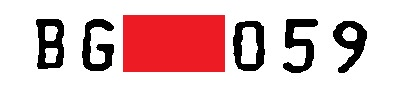
#> input picture utils/lp_437h.jpg, 400 x 90 px
$ python -i imgproc_lp.py   (imports and definitions only)
#> lines starting #> are read from the running program, lines starting #| are printed output that depends on the picture; after the words box and inside, x2 and y2 are one past the last pixel; in counts of white or black regions, pixels touching at a corner belong together
"""
Copyright (c) 2019-present NAVER Corp.
MIT License
"""

# -*- coding: utf-8 -*-
import numpy as np
from skimage import io
import cv2

def contrast_brightness_demo(img, c, b):
    h, w = img.shape
    blank = np.zeros([h, w], img.dtype)
    dst = cv2.addWeighted(img, c, blank, 1-c , b)
    # cv2.imshow("contrast_brightness_demo", dst)
    return dst
def find_light(img):
#> called with img = '../utils/lp_437h.jpg'
    if '/' in img:
        img = cv2.imread(img, cv2.IMREAD_GRAYSCALE)
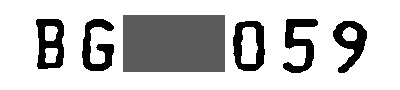
#> img: shape (90, 400); min 0, max 255, mean 197.7
    else:
        img = cv2.cvtColor(img, cv2.COLOR_BGR2GRAY)
    hist = cv2.calcHist([img], [0], None, [256], [0, 256])
#> hist = 256 values, max 23650 at index 255, min 0 at index 12, mean 140.6
    list_a = hist.tolist()
#> list_a = 256 items, first 6: [2455], [658], [446], [316], [213], [128]
    b_sum = 0
    for i, b in enumerate(list_a):
        b_sum += i*b[0]
#> this loop made 256 passes
#> (b, b_sum) on passes 1 to 3: ([2455], 0), ([658], 658), ([446], 1550)
#> after the loop, b_sum = 7117965
    # print(b_sum/sum(hist))
    if b_sum/sum(hist) < 130 or b_sum/sum(hist) > 150:
        result = contrast_brightness_demo(img, float(140/(b_sum/sum(hist))), -10)
#> in contrast_brightness_demo, `dst = cv2.addWeighted(img, c, blank, 1-c , b)`:
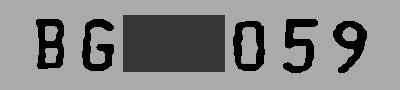
#> dst: shape (90, 400); min 0, max 171, mean 131.3
        return result
    else:
        return img

def transform(img):
    r = 2
    width = 140*r
    height = 50*r
    dim = (width, height)
    img = cv2.resize(img, dim)
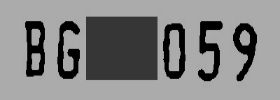
#> img: shape (100, 280); min 0, max 171, mean 131.2
    # print(img.shape)
    # img = io.imread(img_file, 0)           # RGB order
    _, thresh = cv2.threshold(img, 110, 255, cv2.THRESH_BINARY_INV)
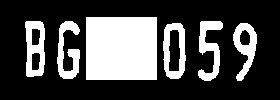
#> thresh: shape (100, 280); 28.8% white; 6 white regions
    contours1 = cv2.findContours(thresh, cv2.RETR_LIST, cv2.CHAIN_APPROX_SIMPLE)
#> contours1 = 10 contours; largest, box (x1, y1, x2, y2) and area: (86, 17, 157, 80) 4340, (163, 23, 186, 79) 1048, (25, 21, 45, 77) 929, (233, 23, 257, 81) 736, (198, 21, 223, 81) 626
    contours = contours1[0]   # 取得輪廓
#> contours has the same summary as contours1
    letter_image_regions = [] # 文字圖形串列
    for contour in contours:  # 依序處理輪廓
        (x, y, w, h) = cv2.boundingRect(contour)  # 單一輪廓資料
        letter_image_regions.append((x, y, w, h)) # 輪廓資料加入串列
#> this loop made 10 passes
#> (x, y, w, h) on passes 1 to 9: (31, 52, 10, 19), (239, 29, 12, 17), (168, 29, 13, 43), (31, 28, 10, 18), (233, 23, 24, 58), (163, 23, 23, 56), (198, 21, 25, 60), (57, 21, 23, 58), (25, 21, 20, 56)
#> (contour, x, y, w, h) on pass 10: ([[86, 17], [86, 79], [156, 79], [156, 17]], 86, 17, 71, 63)
#> after the loop, letter_image_regions = [(31, 52, 10, 19), (239, 29, 12, 17), (168, 29, 13, 43), (31, 28, 10, 18), (233, 23, 24, 58), (163, 23, 23, 56), (198, 21, 25, 60), (57, 21, 23, 58), (25, 21, 20, 56), (86, 17, 71, 63)]
    letter_image_regions = sorted(letter_image_regions, key=lambda x: x[0]) # 按X坐標排序
#> letter_image_regions = [(25, 21, 20, 56), (31, 52, 10, 19), (31, 28, 10, 18), (57, 21, 23, 58), (86, 17, 71, 63), (163, 23, 23, 56), (168, 29, 13, 43), (198, 21, 25, 60), (233, 23, 24, 58), (239, 29, 12, 17)]
    letterlist = [] # 儲存擷取的字元坐標
    rows, cols = img.shape
#> rows = 100; cols = 280
    for box in letter_image_regions:  # 依序處理輪廓資料
        x, y, w, h = box
        if x>=5*r and (x+w)<=135*r and w>=3.5*r and w<=24*r and h>=20*r and h<29*r:
            letterlist.append((x, y, w, h)) # 儲存擷取的字元
        try:
            x_1, y_1, w_1, h_1 = letterlist[0]
            x_n, y_n, w_n, h_n = letterlist[-1]
            slope = -(y_n-y_1)/(x_n-x_1)
            print(slope)
            if abs(slope) > 0.015: # 針對每個字元做轉正的動作
                pts1 = np.float32([[x_1, y_1], [x_1+h_1*slope, y_1+h_1], [x_n+w_n, y_n]])
                pts2 = np.float32([[x_1, rows/2-h_1/2], [x_1, rows/2+h_1/2], [x_n+w_n, rows/2-h_1/2]])
                matrix = cv2.getAffineTransform(pts1, pts2)
                result = cv2.warpAffine(img, matrix, (cols, rows))
                return result
            else:
                return img

        except Exception as e:
            print(e)
            return img
#> this loop made 1 pass
#> (x, y, w, h, x_1, y_1, w_1, h_1) on pass 1: (25, 21, 20, 56, 25, 21, 20, 56)
#| division by zero
#> after the loop, letterlist = [(25, 21, 20, 56)]
def loadImage(img_file):
    img = find_light(img_file)
    img = transform(img)
    if img.shape[0] == 2: img = img[0]
    if len(img.shape) == 2 : img = cv2.cvtColor(img, cv2.COLOR_GRAY2RGB)
#> img: shape (100, 280, 3)
    if img.shape[2] == 4:   img = img[:,:,:3]
    img = np.array(img)

    return img

# [54 lines left out: functions normalizeMeanVariance, denormalizeMeanVariance, resize_aspect_ratio, cvt2HeatmapImg, not called in this run]

>>> result = loadImage('../utils/lp_437h.jpg')
